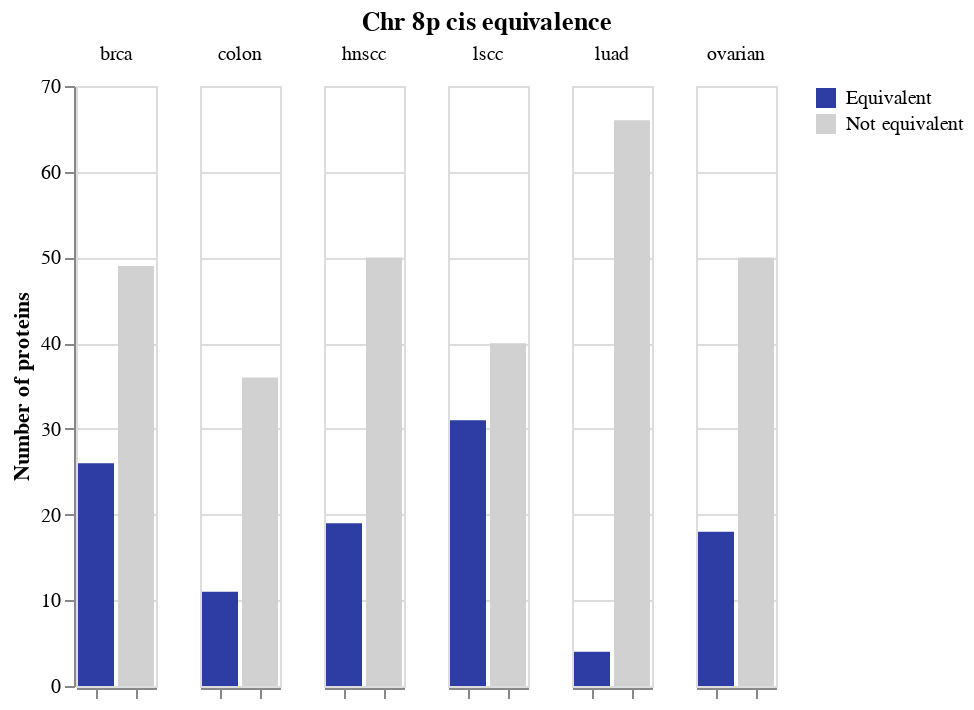

The notebook cell saved with this chart:
### Markdown cell above
## Select the equivalent proteins, and take a detour to make some plots

### Code cell
prots = equiv_results[equiv_results["adj_p"] <= 0.05].reset_index(drop=True)
prots_cts = prots.groupby("cancer_type").count()[["protein"]]

fail_prots = equiv_results[equiv_results["adj_p"] > 0.05].reset_index(drop=True)
fail_cts = fail_prots.groupby("cancer_type").count()[["protein"]]

prots_cts.insert(0, "count_type", "Equivalent")
fail_cts.insert(0, "count_type", "Not equivalent")

counts = prots_cts.append(fail_cts).sort_index().reset_index(drop=False)

alt.Chart(counts).mark_bar().encode(
    x=alt.X(
        "count_type",
        axis=alt.Axis(
            title=None,
            labels=False
        ),
        sort=["Equivalent"]
    ),
    y=alt.Y(
        "protein",
        axis=alt.Axis(
            title="Number of proteins"
        )
    ),
    color=alt.Color(
        "count_type",
        title=None,
        sort=["Equivalent"],
        scale=alt.Scale(
            domain=["Equivalent", "Not equivalent"],
            range=["#2d3da4", "#d1d1d1"]
        )
    )
).facet(
    column=alt.Column(
        "cancer_type",
        title=None
    )
).properties(
    title="Chr 8p cis equivalence"
).configure_title(
    anchor="middle"
)

### Figure 1 — Vega-Lite specification as saved in the notebook (floating-point values rounded to 4 significant figures)
{"config": {"view": {"continuousWidth": 400, "continuousHeight": 300}, "title": {"anchor": "middle"}}, "data": {"name": "data-85dd033237214643768103c0194cb64a"}, "facet": {"column": {"type": "nominal", "field": "cancer_type", "title": null}}, "spec": {"mark": "bar", "encoding": {"color": {"type": "nominal", "field": "count_type", "scale": {"domain": ["Equivalent", "Not equivalent"], "range": ["#2d3da4", "#d1d1d1"]}, "sort": ["Equivalent"], "title": null}, "x": {"type": "nominal", "axis": {"labels": false, "title": null}, "field": "count_type", "sort": ["Equivalent"]}, "y": {"type": "quantitative", "axis": {"title": "Number of proteins"}, "field": "protein"}}}, "title": "Chr 8p cis equivalence", "$schema": "https://vega.github.io/schema/vega-lite/v4.8.1.json", "datasets": {"data-85dd033237214643768103c0194cb64a": [{"cancer_type": "brca", "count_type": "Equivalent", "protein": 26}, {"cancer_type": "brca", "count_type": "Not equivalent", "protein": 49}, {"cancer_type": "colon", "count_type": "Equivalent", "protein": 11}, {"cancer_type": "colon", "count_type": "Not equivalent", "protein": 36}, {"cancer_type": "hnscc", "count_type": "Equivalent", "protein": 19}, {"cancer_type": "hnscc", "count_type": "Not equivalent", "protein": 50}, {"cancer_type": "lscc", "count_type": "Equivalent", "protein": 31}, {"cancer_type": "lscc", "count_type": "Not equivalent", "protein": 40}, {"cancer_type": "luad", "count_type": "Equivalent", "protein": 4}, {"cancer_type": "luad", "count_type": "Not equivalent", "protein": 66}, {"cancer_type": "ovarian", "count_type": "Equivalent", "protein": 18}, {"cancer_type": "ovarian", "count_type": "Not equivalent", "protein": 50}]}}
